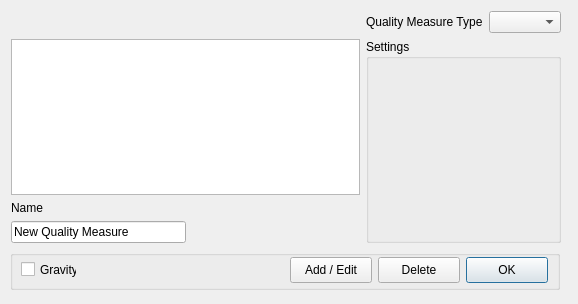
<?xml version="1.0" encoding="UTF-8"?>
<ui version="4.0">
 <class>QMDlgUI</class>
 <widget class="QDialog" name="QMDlgUI">
  <property name="geometry">
   <rect>
    <x>0</x>
    <y>0</y>
    <width>578</width>
    <height>304</height>
   </rect>
  </property>
  <property name="windowTitle">
   <string>Quality Measures</string>
  </property>
  <widget class="QWidget" name="Layout18">
   <property name="geometry">
    <rect>
     <x>11</x>
     <y>11</y>
     <width>550</width>
     <height>232</height>
    </rect>
   </property>
   <layout class="QGridLayout">
    <property name="leftMargin">
     <number>0</number>
    </property>
    <property name="topMargin">
     <number>0</number>
    </property>
    <property name="rightMargin">
     <number>0</number>
    </property>
    <property name="bottomMargin">
     <number>0</number>
    </property>
    <property name="spacing">
     <number>6</number>
    </property>
    <item row="3" column="0">
     <widget class="QLineEdit" name="qmName">
      <property name="sizePolicy">
       <sizepolicy hsizetype="Fixed" vsizetype="Fixed">
        <horstretch>0</horstretch>
        <verstretch>0</verstretch>
       </sizepolicy>
      </property>
      <property name="minimumSize">
       <size>
        <width>175</width>
        <height>0</height>
       </size>
      </property>
      <property name="text">
       <string>New Quality Measure</string>
      </property>
     </widget>
    </item>
    <item row="0" column="1">
     <widget class="QLabel" name="TextLabel2">
      <property name="sizePolicy">
       <sizepolicy hsizetype="Fixed" vsizetype="Fixed">
        <horstretch>0</horstretch>
        <verstretch>0</verstretch>
       </sizepolicy>
      </property>
      <property name="text">
       <string>Quality Measure Type</string>
      </property>
      <property name="wordWrap">
       <bool>false</bool>
      </property>
     </widget>
    </item>
    <item row="0" column="2">
     <widget class="QComboBox" name="qmTypeComboBox"/>
    </item>
    <item row="2" column="0">
     <widget class="QLabel" name="TextLabel1">
      <property name="sizePolicy">
       <sizepolicy hsizetype="Fixed" vsizetype="Fixed">
        <horstretch>0</horstretch>
        <verstretch>0</verstretch>
       </sizepolicy>
      </property>
      <property name="text">
       <string>Name</string>
      </property>
      <property name="wordWrap">
       <bool>false</bool>
      </property>
     </widget>
    </item>
    <item row="1" column="1" rowspan="3" colspan="2">
     <widget class="QGroupBox" name="qmSettingsBox">
      <property name="sizePolicy">
       <sizepolicy hsizetype="Expanding" vsizetype="Expanding">
        <horstretch>0</horstretch>
        <verstretch>0</verstretch>
       </sizepolicy>
      </property>
      <property name="title">
       <string>Settings</string>
      </property>
     </widget>
    </item>
    <item row="1" column="0">
     <widget class="QListWidget" name="qmListBox"/>
    </item>
   </layout>
  </widget>
  <widget class="QGroupBox" name="groupBox8">
   <property name="geometry">
    <rect>
     <x>10</x>
     <y>250</y>
     <width>550</width>
     <height>40</height>
    </rect>
   </property>
   <property name="title">
    <string/>
   </property>
   <widget class="QPushButton" name="OKButton">
    <property name="geometry">
     <rect>
      <x>456</x>
      <y>7</y>
      <width>82</width>
      <height>26</height>
     </rect>
    </property>
    <property name="text">
     <string>OK</string>
    </property>
    <property name="default">
     <bool>true</bool>
    </property>
   </widget>
   <widget class="QPushButton" name="AddEditButton">
    <property name="geometry">
     <rect>
      <x>280</x>
      <y>7</y>
      <width>82</width>
      <height>26</height>
     </rect>
    </property>
    <property name="text">
     <string>Add / Edit</string>
    </property>
   </widget>
   <widget class="QPushButton" name="DeleteButton">
    <property name="geometry">
     <rect>
      <x>368</x>
      <y>7</y>
      <width>82</width>
      <height>26</height>
     </rect>
    </property>
    <property name="text">
     <string>Delete</string>
    </property>
   </widget>
   <widget class="QCheckBox" name="gravityBox">
    <property name="geometry">
     <rect>
      <x>11</x>
      <y>10</y>
      <width>56</width>
      <height>19</height>
     </rect>
    </property>
    <property name="text">
     <string>Gravity</string>
    </property>
   </widget>
  </widget>
 </widget>
 <layoutdefault spacing="6" margin="11"/>
 <pixmapfunction>qPixmapFromMimeSource</pixmapfunction>
 <includes>
  <include location="local">graspit/graspitCore.h</include>
  <include location="local">graspit/ivmgr.h</include>
  <include location="local">graspit/quality/quality.h</include>
 </includes>
 <resources/>
 <connections>
  <connection>
   <sender>qmTypeComboBox</sender>
   <signal>activated(QString)</signal>
   <receiver>QMDlgUI</receiver>
   <slot>selectQMType(QString)</slot>
   <hints>
    <hint type="sourcelabel">
     <x>20</x>
     <y>20</y>
    </hint>
    <hint type="destinationlabel">
     <x>20</x>
     <y>20</y>
    </hint>
   </hints>
  </connection>
 </connections>
</ui>
